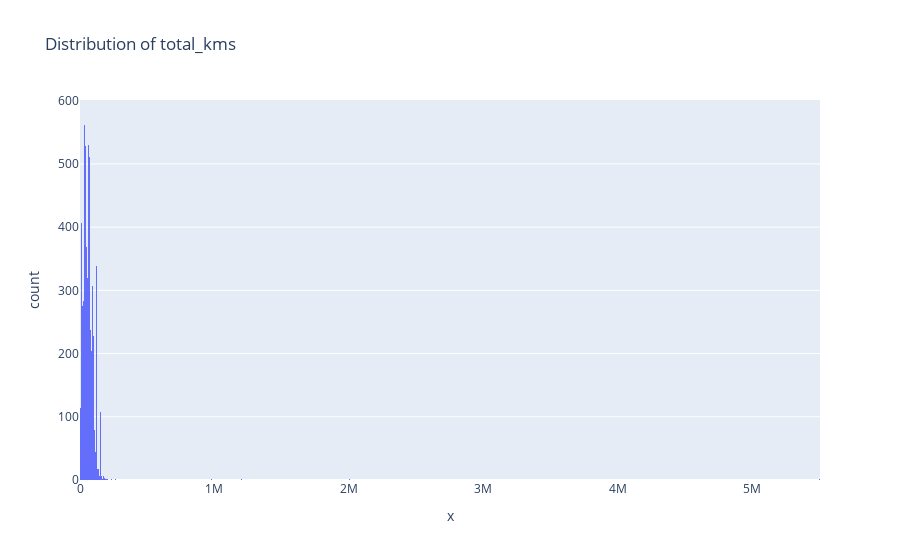
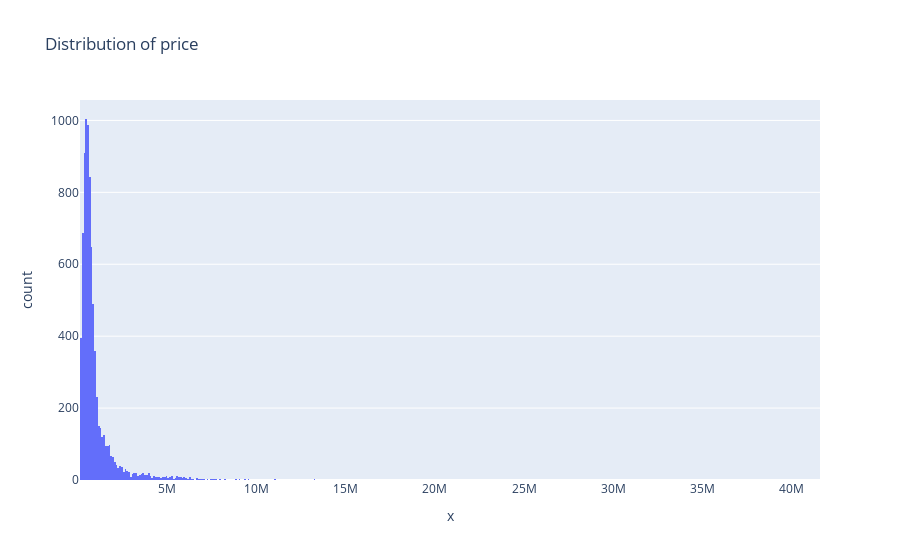
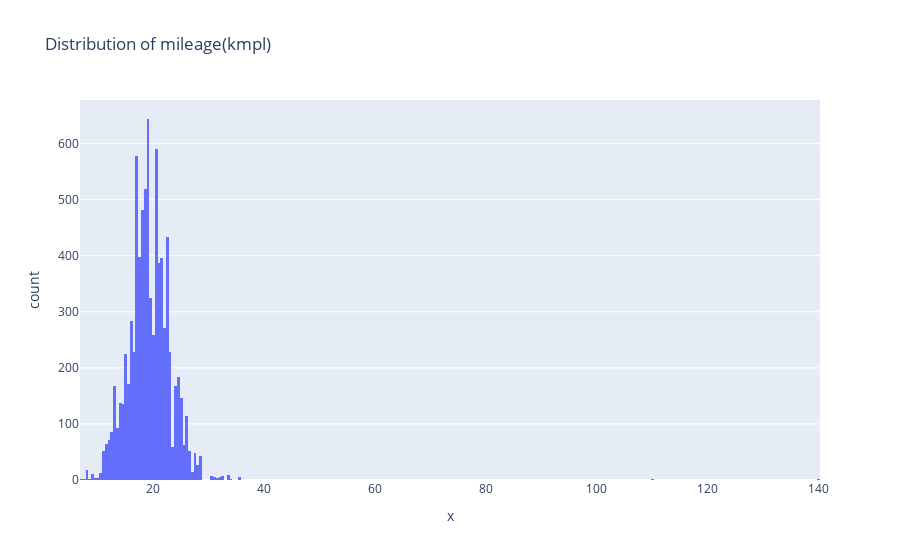
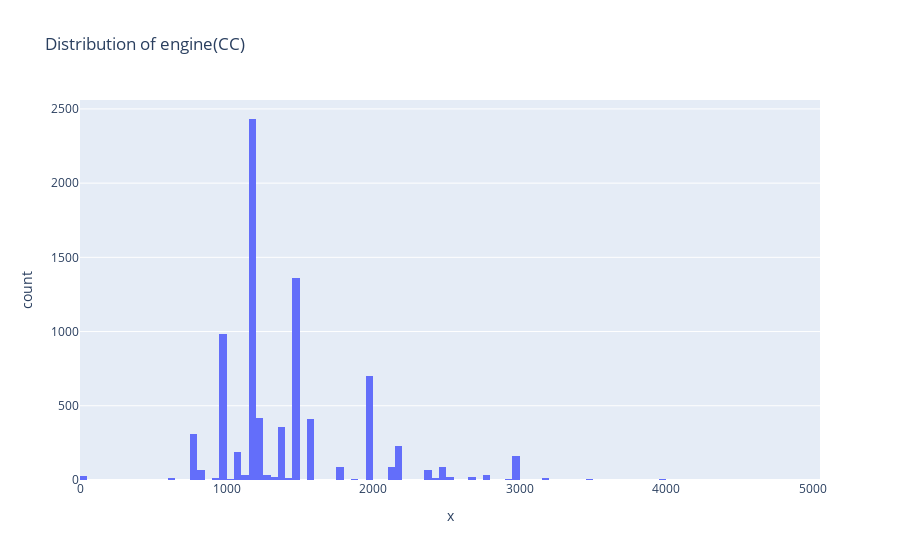

The cell these charts' notebook holds for them, in order:
### Code cell
for numeric in numericals:
    fig = px.histogram(x = df[numeric], title = f'Distribution of {numeric}')
    fig.show()

### Figure 1 — Plotly figure (JSON) as saved in the notebook; plotly's stock layout.template omitted (floating-point values rounded to 4 significant figures; data arrays with more than 128 entries replaced by an {"elided": "..."} marker saying what was removed)
{"data": [{"alignmentgroup": "True", "bingroup": "x", "hovertemplate": "x=%{x}<br>count=%{y}<extra></extra>", "legendgroup": "", "marker": {"color": "#636efa", "pattern": {"shape": ""}}, "name": "", "offsetgroup": "", "orientation": "v", "showlegend": false, "type": "histogram", "x": {"elided": "8240 int values"}, "xaxis": "x", "yaxis": "y"}], "layout": {"autosize": true, "barmode": "relative", "legend": {"tracegroupgap": 0}, "title": {"text": "Distribution of total_kms"}, "xaxis": {"anchor": "y", "autorange": true, "domain": [0, 1], "range": [-0.5, 5505000.0], "title": {"text": "x"}, "type": "linear"}, "yaxis": {"anchor": "x", "autorange": true, "domain": [0, 1], "range": [0, 601.1], "title": {"text": "count"}}}}

### Figure 2 — Plotly figure (JSON) as saved in the notebook; plotly's stock layout.template omitted (floating-point values rounded to 4 significant figures; data arrays with more than 128 entries replaced by an {"elided": "..."} marker saying what was removed)
{"data": [{"alignmentgroup": "True", "bingroup": "x", "hovertemplate": "x=%{x}<br>count=%{y}<extra></extra>", "legendgroup": "", "marker": {"color": "#636efa", "pattern": {"shape": ""}}, "name": "", "offsetgroup": "", "orientation": "v", "showlegend": false, "type": "histogram", "x": {"elided": "8240 int values"}, "xaxis": "x", "yaxis": "y"}], "layout": {"autosize": true, "barmode": "relative", "legend": {"tracegroupgap": 0}, "title": {"text": "Distribution of price"}, "xaxis": {"anchor": "y", "autorange": true, "domain": [0, 1], "range": [100000.0, 41600000.0], "title": {"text": "x"}, "type": "linear"}, "yaxis": {"anchor": "x", "autorange": true, "domain": [0, 1], "range": [0, 1057.0], "title": {"text": "count"}}}}

### Figure 3 — Plotly figure (JSON) as saved in the notebook; plotly's stock layout.template omitted (floating-point values rounded to 4 significant figures; data arrays with more than 128 entries replaced by an {"elided": "..."} marker saying what was removed)
{"data": [{"alignmentgroup": "True", "bingroup": "x", "hovertemplate": "x=%{x}<br>count=%{y}<extra></extra>", "legendgroup": "", "marker": {"color": "#636efa", "pattern": {"shape": ""}}, "name": "", "offsetgroup": "", "orientation": "v", "showlegend": false, "type": "histogram", "x": {"elided": "8240 float values"}, "xaxis": "x", "yaxis": "y"}], "layout": {"autosize": true, "barmode": "relative", "legend": {"tracegroupgap": 0}, "title": {"text": "Distribution of mileage(kmpl)"}, "xaxis": {"anchor": "y", "autorange": true, "domain": [0, 1], "range": [6.75, 140.2], "title": {"text": "x"}, "type": "linear"}, "yaxis": {"anchor": "x", "autorange": true, "domain": [0, 1], "range": [0, 677.9], "title": {"text": "count"}}}}

### Figure 4 — Plotly figure (JSON) as saved in the notebook; plotly's stock layout.template omitted (floating-point values rounded to 4 significant figures; data arrays with more than 128 entries replaced by an {"elided": "..."} marker saying what was removed)
{"data": [{"alignmentgroup": "True", "bingroup": "x", "hovertemplate": "x=%{x}<br>count=%{y}<extra></extra>", "legendgroup": "", "marker": {"color": "#636efa", "pattern": {"shape": ""}}, "name": "", "offsetgroup": "", "orientation": "v", "showlegend": false, "type": "histogram", "x": {"elided": "8240 int values"}, "xaxis": "x", "yaxis": "y"}], "layout": {"autosize": true, "barmode": "relative", "legend": {"tracegroupgap": 0}, "title": {"text": "Distribution of engine(CC)"}, "xaxis": {"anchor": "y", "autorange": true, "domain": [0, 1], "range": [-0.5, 5050.0], "title": {"text": "x"}, "type": "linear"}, "yaxis": {"anchor": "x", "autorange": true, "domain": [0, 1], "range": [0, 2560], "title": {"text": "count"}}}}
